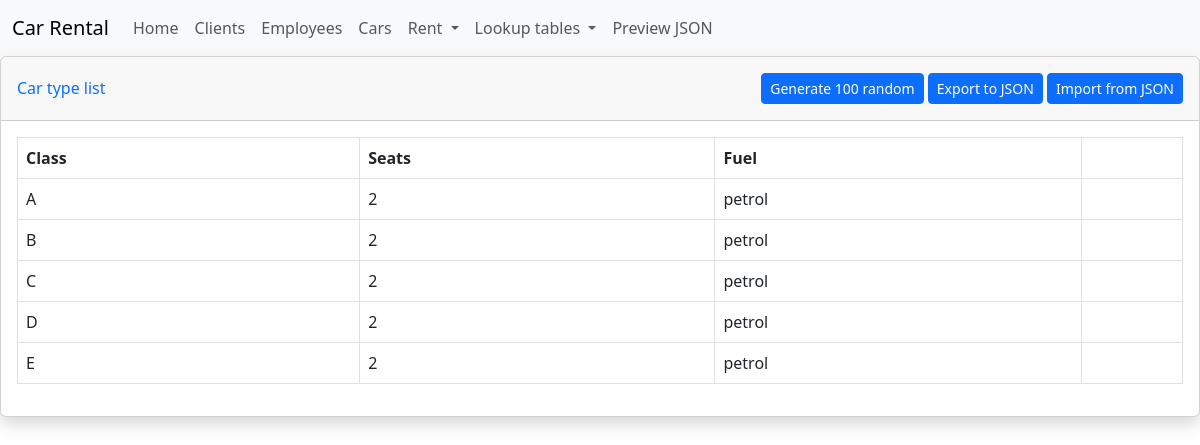
The app's page /car_type/ with its own data.
### bazy/models.py (models this page shows, shortened)
class Car_Type(models.Model):
    classes = [
        ('A', 'A'),
        ('B', 'B'),
        ('C', 'C'),
        ('D', 'D'),
        ('E', 'E'),
        ('F', 'F'),
        ('SUV', 'SUV'),
        ('M', 'M'),
        ('S', 'S'),
    ]
    seats = [
        ('2', '2'),
        ('4', '4'),
        ('5', '5'),
        ('7', '7'),
    ]
    fuel = [
        ('petrol', 'petrol'),
        ('diesel', 'diesel'),
        ('electric', 'electric'),
        ('hybrid', 'hybrid'),
    ]
    classes = models.CharField('Class', max_length=3, choices=classes)
    seats = models.CharField('Seats', max_length=1, choices=seats)
    fuel = models.CharField('Fuel', max_length=8, choices=fuel)

### bazy/views.py (the view)
# urls.py: path('car_type/', views.car_type, name='car_type'),
def car_type(request):
    car_type_list = Car_Type.objects.all()
    return render(request, 'car_type.html',
                    {'car_type_list' : car_type_list })

### bazy/templates/car_type.html (shortened to what this page needs)
{% extends 'base.html' %}
{% block content %}
<div class="card shadow mb-4">
    <div class="card-header py-3">
        <h6 class="m-0 font-weight-bold text-primary">
            <div style="display: flex; justify-content: space-between; align-items: center;">
                <div>Car type list</div>
                <div>
                    <a href="#" class="btn btn-primary btn-icon-split btn-sm">
                        <span class="text">Generate 100 random</span>
                    </a>
                    <a href="#" class="btn btn-primary btn-icon-split btn-sm">
                        <span class="text">Export to JSON</span>
                    </a>
                    <a href="#" class="btn btn-primary btn-icon-split btn-sm">
                        <span class="text">Import from JSON</span>
                    </a>
                </div>
            </div>
        </h6>
    </div>
    <div class="card-body">
        <div class="table-responsive">
            <table class="table table-bordered" id="dataTable" width="100%" cellspacing="0">
                <thead>
                    <tr>
                        <th>Class</th>
                        <th>Seats</th>
                        <th>Fuel</th>
                        <th></th>
                    </tr>
                </thead>
                <tbody>
                    {% for car_type_list in car_type_list %}
                    <tr>
                        <td>{{ car_type_list.classes }}</td>
                        <td>{{ car_type_list.seats }}</td>
                        <td>{{ car_type_list.fuel }}</td>
                        <td></td>
                    </tr>
                    {% endfor %}
                </tbody>
            </table>
        </div>
    </div>
</div>
{% endblock %}

### records on screen
Car_Type: classes "A", seats "2", fuel "petrol"
Car_Type: classes "B", seats "2", fuel "petrol"
Car_Type: classes "C", seats "2", fuel "petrol"
Car_Type: classes "D", seats "2", fuel "petrol"
Car_Type: classes "E", seats "2", fuel "petrol"
